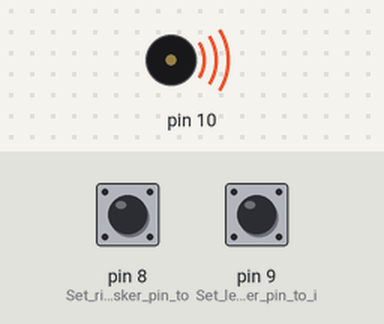
Simulated run of this sketch. Board: Arduino Uno, built with avr-gcc and run on an emulated ATmega328P. Parts: buzzer (waves = sounding). The inputs (shaded band) are chosen by the test bench; at power-on: pin 8 (Set_right_whisker_pin_to) LOW, pin 9 (Set_left_whisker_pin_to_i) LOW. What the sketch prints to the serial monitor is not drawn.

Above: at 0.1 s.
At 1.1 s:
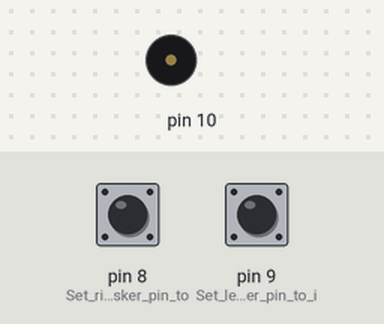
Timing chart, 0 to 2.6 s (numbered marks = the images above):
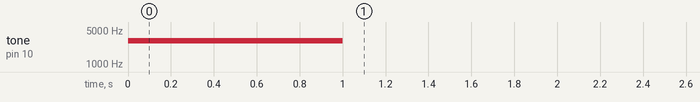

The sketch:

Display_Whisker_States.ino
```cpp
/*
 * Robotics with the BOE Shield - DisplayWhiskerStates
 * Display left and right whisker states in Serial Monitor.
 * 1 indicates no contact; 0 indicates contact.
 */

void setup()                                 // Built-in initialization block
{
  tone(10, 3000, 1000);                       // Play tone for 1 second
  delay(1000);                               // Delay to finish tone
  pinMode(8, INPUT);                         // Set right whisker pin to input
  pinMode(9, INPUT);                         // Set left whisker pin to input

  Serial.begin(9600);                        // Set data rate to 9600 bps
}

void loop()                                  // Main loop auto-repeats
{
  byte wLeft = digitalRead(8);               // Copy left result to wLeft
  byte wRight = digitalRead(9);              // Copy right result to wRight

  Serial.print(wLeft);                       // Display left whisker state
  Serial.println(wRight);                    // Display right whisker state

  delay(50);                                 // Pause for 50 ms
}
```
